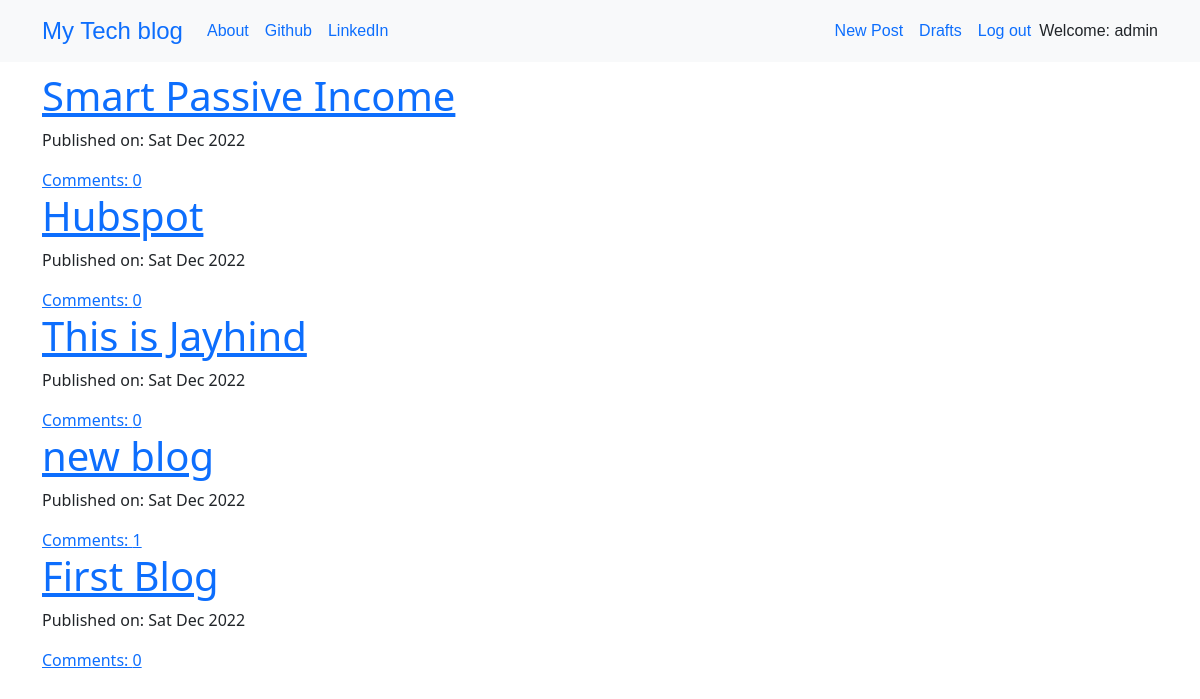
The app's page / (signed in) with its own data.
### blog/models.py (models this page shows, shortened)
class Post(models.Model):
    auther = models.ForeignKey('auth.User',on_delete=models.CASCADE)
    title = models.CharField(max_length=200)
    text = models.TextField()
    create_date = models.DateTimeField(default=timezone.now())
    published_date = models.DateTimeField(blank=True,null=True)
    def approve_comments(self):
        return self.comments.filter(approved_comment=True)

### blog/views.py (the view)
# urls.py: path('',views.PostListView.as_view(),name='post_list'),
class PostListView(ListView):
    model = Post
    def get_queryset(self):
        return Post.objects.filter(published_date__lte=datetime.now()).order_by('-published_date')

### blog/template/blog/post_list.html
{% extends "blog/base.html" %}
{% block content %}
<div class="centerstage">
{% for post in post_list %}
    <div class='post'>
        <h1><a href="{% url 'post_detail' pk=post.pk %}">{{ post.title }}</a></h1>
        <div class="date">
            <p>Published on: {{post.published_date|date:"D M Y"}}</p>
        </div>
        <a href="{% url 'post_detail' pk=post.pk %}">Comments: {{ post.approve_comments.count }}</a>
    </div>
{% endfor %}
</div>
{% endblock content %}

### blog/template/blog/base.html (shortened to what this page needs)
<!DOCTYPE html>
{% load static %}
<html lang="en">
<head>
    <link href="https://cdn.jsdelivr.net/npm/bootstrap@5.0.2/dist/css/bootstrap.min.css" rel="stylesheet">
    <link href="https://maxcdn.bootstrapcdn.com/font-awesome/4.7.0/css/font-awesome.min.css" rel="stylesheet">
    <link rel="stylesheet" href="//cdn.jsdelivr.net/npm/medium-editor@latest/dist/css/medium-editor.min.css" type="text/css" media="screen" charset="utf-8">
    <link rel="stylesheet" href="{% static 'css/blog.css' %}">
</head>
<body class='loader'>
    <div class="navbar navbar-expand-lg bg-light techfont">
        <div class="container">
            <div class="navbar-nav align-items-center">
                <a class="navbar-brand bigbrand" href="{% url 'post_list' %}">My Tech blog</a>
                <a class="nav-item nav-link" href="{% url 'about' %}">About</a>
                <a class="nav-item nav-link" href="https://www.github.com">Github</a>
                <a class="nav-item nav-link" href="https://www.linkedin.com">LinkedIn</a>
              </div>
              <div class="navbar-nav align-items-center ml-auto">
                {% if user.is_authenticated %}
                  <a class="nav-item nav-link" href="{% url 'post_new' %}">New Post</a>
                  <a class="nav-item nav-link" href="{% url 'post_draft_list' %}">Drafts</a>
                  <a class="nav-item nav-link" href="{% url 'logout' %}">Log out</a>
                  <a >Welcome: {{ user.username }}</a>
                {% else %}
                  <a class="nav-item nav-link" href="{% url 'login' %}" aria-label="Login">
                    <span class="fa fa-user" aria-hidden="true"></span></a>
                {% endif %}
              </div>
        </div>
    </div>
    <div class="container content">
        <div class="row">
            <div class="col-md-8">
                <div class="blog_posts">
                    {% block content %}
                    {% endblock content %}
                </div>
            </div>
        </div>
    </div>
</body>
</html>

### blog/static/css/blog.css (style rules this page uses)
.techfont { font-family: 'Russo One',sans-serif; font-size: 1rem; margin-bottom: 10px; }
.bigbrand { font-size: 1.5rem; }
.centerstage { margin-left: auto; margin-right: auto; }
.loader { filter:hue-rotate(0deg); color:linear-gradient(45deg,#0f8,#08f); animation:hue 10000ms infinite linear; }

### records on screen
Post: title "Smart Passive Income", published_date "Sat Dec 2022", approve_comments.count "0"
Post: title "Hubspot", published_date "Sat Dec 2022", approve_comments.count "0"
Post: title "This is Jayhind", published_date "Sat Dec 2022", approve_comments.count "0"
Post: title "new blog", published_date "Sat Dec 2022", approve_comments.count "1"
Post: title "First Blog", published_date "Sat Dec 2022", approve_comments.count "0"

### other values on screen
{{ user.username }} "admin"
